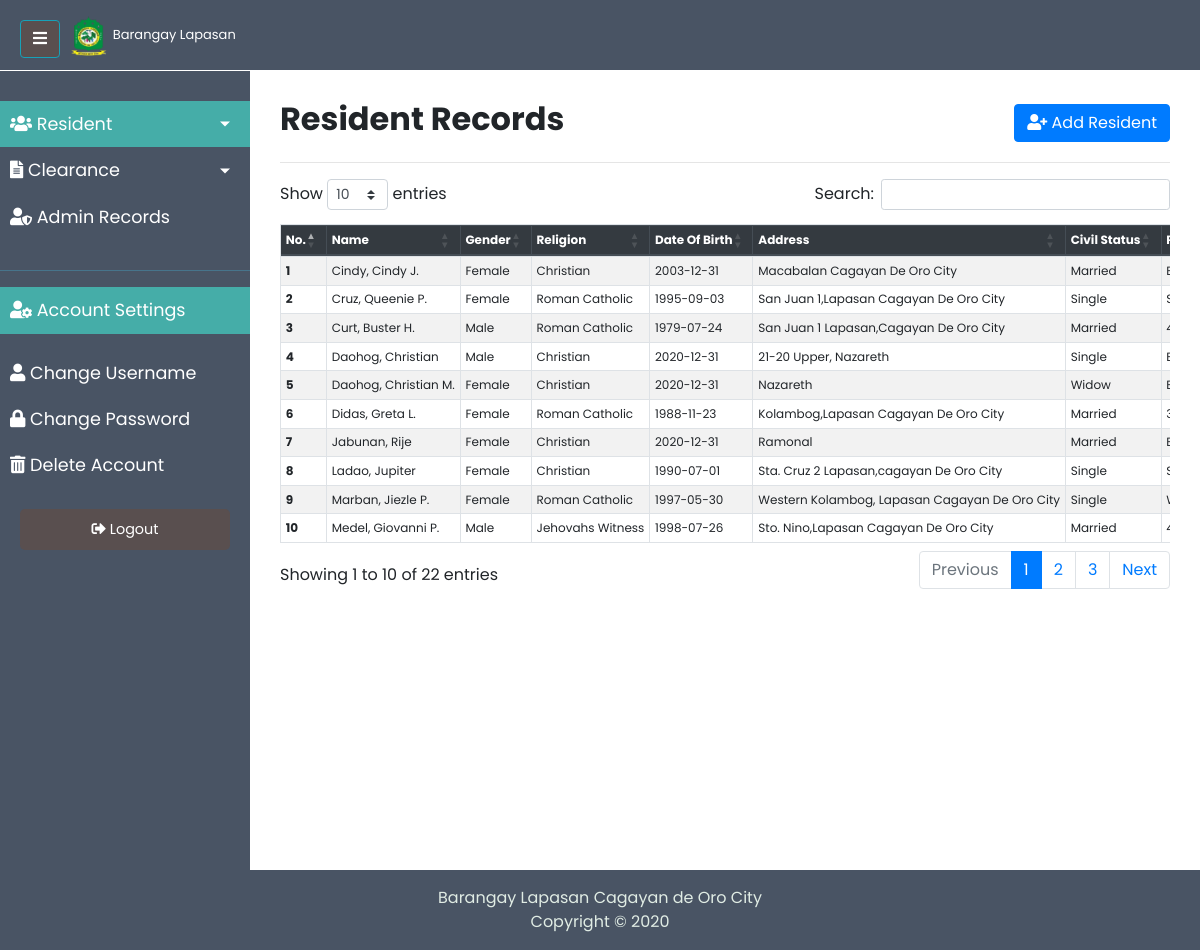
Screenshot of /resident_records.php (signed in) with the database file from the repository.
### tables this page shows
CREATE TABLE `resident` (
  `res_id` int(10) NOT NULL,
  `res_lname` varchar(255) NOT NULL,
  `res_fname` varchar(255) NOT NULL,
  `res_mname` varchar(255) DEFAULT NULL,
  `res_gender` char(10) NOT NULL,
  `res_religion` char(255) DEFAULT NULL,
  `res_DOB` date NOT NULL,
  `res_address` varchar(255) NOT NULL,
  `res_civilStatus` char(25) NOT NULL,
  `res_POB` varchar(255) DEFAULT NULL,
  `res_contactNumber` varchar(15) DEFAULT NULL,
  `is_archived` enum('1','0') NOT NULL DEFAULT '1'
);

### classes/Utilities/Dbh.class.php (called while the page is built, shortened)
<?php
class Dbh{
    private $servername = "localhost";
    private $username = "root";
    private $password = "";
    private $dbname = "barangay";
    protected function connect(){
        $conn = new \mysqli($this->servername, $this->username, $this->password, $this->dbname);
        return $conn;
    }
}
?>

### classes/Model/Resident.class.php (called while the page is built, shortened)
<?php
class Resident extends Dbh{
    protected function getAllResident(){
        $sql = "SELECT res_id as resident_id, res_lname as lastname, res_fname as firstname, res_mname as middlename, res_gender as gender, res_religion as religion, res_DOB as dob, res_address as address, res_civilStatus as civil_status, res_POB as pob, res_contactNumber as contact_number, is_archived as is_archived
        FROM `resident` where is_archived = '1' order by res_lname ASC";
        $result = $this->connect()->query($sql);
        return $result;
    }
}

### classes/Views/ResidentView.class.php (called while the page is built, shortened)
<?php
class ResidentView extends Resident{
    public function get_all_resident(){
        $result = $this->getAllResident();
        return $result;
    }
}
?>

### resident_records.php (the view, shortened to what this page needs)
<?php
include 'includes/templates/header.inc.php';
$resident = 'active';
?>
<?php include 'includes/templates/admin_nav.inc.php'; ?>
<div class="wrapper">
    <?php include 'includes/templates/admin_sidebar.inc.php'; ?>
    <div id="content">
        <div style="display: flex; justify-content: space-between; align-items:center;">
            <h2 class="record_header"><b>Resident Records</b></h2>
            <div class="add_button">
                <a href="add_resident_form.php" class="hidden-xs btn btn-primary show-text"><i class="fas fa-user-plus"></i> <span class="hide-text"> Add Resident</span> </a>
            </div>
        </div>
        <hr>
        <div>
            <div class="table-responsive">
                <table class="table nowrap table-striped table-bordered table-sm  table-hover table-font"
                    id="mydatatable" style="width:100%;">
                    <thead class="thead-dark">
                        <tr>
                            <th>No.</th>
                            <th>Name</th>
                            <th>Gender</th>
                            <th>Religion</th>
                            <th>Date Of Birth</th>
                            <th>Address</th>
                            <th>Civil Status</th>
                            <th>Place Of Birth</th>
                        </tr>
                    </thead>
                    <tbody>
                        <?php
                        $table = new ResidentView();
                        $result = $table->get_all_resident();
                        if ($result) {
                            if ($result->num_rows != 0) {
                                $ctr = 0;
                                while ($row =  $result->fetch_assoc()) {
                                    $middlename = !empty($row['middlename'])? strtoupper(substr($row['middlename'], 0, 1)) . '.' : '';
                                    echo "<tr>
                                        <th>" . ++$ctr . "</th>
                                        <td hidden>" . $row['resident_id'] . "</td>
                                        <td>" . ucfirst($row['lastname']) . ', ' . ucfirst($row['firstname']) . ' ' . $middlename .  "</td>
                                        <td>" . ucfirst($row['gender']) . "</td>
                                        <td>" . ucwords($row['religion']) . "</td>
                                        <td>" . $row['dob'] . "</td>
                                        <td>" . ucwords($row['address']) . "</td>
                                        <td>" . ucfirst($row['civil_status']) . "</td>
                                        <td>" . ucwords($row['pob']) . "</td>
                                        <td>" . $row['contact_number'] . "</td>
                                        <td>
                                        <a href='update_resident_form.php?resident_id=" . $row['resident_id'] . "' ><i class='text-warning fas fa-edit'></i></a> |
                                        <a href='resident_records.php?resident_id=" . $row['resident_id'] . "' ><i class='fa fa-trash text-danger' aria-hidden='true'></i></a> |
                                        <a href='select_clearance.php?resident_id=" . $row['resident_id'] . "' ><i class='text-info fas fa-id-card-alt'></i></a>
                                        </td>
                                    </tr>";
                                }
                            }
                        }
                        ?>
                    </tbody>
                </table>
            </div>
        </div>
    </div>
</div>
<?php
include 'includes/templates/footer.inc.php';
?>

### includes/templates/header.inc.php (shortened to what this page needs)
<!DOCTYPE html>
<html lang="en">
<head>
    <link rel="stylesheet" href="css/style.css">
    <link rel="stylesheet" href="https://cdn.datatables.net/1.10.21/css/dataTables.bootstrap4.min.css">
    <link rel="stylesheet" href="https://stackpath.bootstrapcdn.com/bootstrap/4.5.2/css/bootstrap.min.css"
>
    <link rel="stylesheet" href="https://use.fontawesome.com/releases/v5.14.0/css/all.css"
>
</head>
<body>

### includes/templates/admin_nav.inc.php (shortened to what this page needs)
<div id="nav" class="button-bar">
    <div>
        <button type="button" id="openTab" class="btn btn-info" style="margin: 20px 5px 20px 20px;">
        </button>
        <span style="font-size: 13px; color:white;"><img src="image/logo1.png" alt="logo" width="40"> Barangay Lapasan</span>
    </div>
</div>

### includes/templates/admin_sidebar.inc.php (shortened to what this page needs)
<nav id="sidebar" style="z-index:1;">
    <div class="button-bar" style="border-bottom:1px solid white; padding:0;">
        <button type="button" id="closeTab" class="btn btn-info" style="margin: 20px 5px 12px 20px;">
            <i class="fas fa-bars"></i>
        </button>
        <span style="font-size: 13px;"><img src="image/logo1.png" alt="logo" width="40"> Barangay Lapasan</span>
    </div>
    <ul class="list-unstyled components">
        <li class="<?= $resident ?? ''?>">
            <a href="#resident" data-toggle="collapse" aria-expanded="false" class="dropdown-toggle"><i
                    class="fas fa-users"></i> Resident</a>
        </li>
        <li class="<?= $clearance ?? ''?>">
            <a href="#clearance" data-toggle="collapse" aria-expanded="false" class="dropdown-toggle"><i
                    class="fas fa-file-alt"></i> Clearance</a>
        </li>
        <li class="<?= $accounts ?? ''?>">
            <a href="admin_accounts_record.php"><i class="fas fa-user-shield"></i> Admin Records</a>
        </li>
    </ul>
    <div>
        <p class="sidebar-header"><i class="fas fa-user-cog"></i> Account Settings</p>
    </div>
    <ul class="list-unstyled">
        <li class="<?= $change_uname ?? ''?>">
            <a href="change_username.php"><i class="fas fa-user"></i> Change Username</a>
        </li>
        <li class="<?= $change_pass ?? ''?>">
            <a href="change_password.php"><i class="fas fa-lock"></i> Change Password</a>
        </li>
        <li class="<?= $del_acc ?? ''?>">
            <a href="delete_account.php"><i class="fas fa-trash-alt"></i> Delete Account</a>
        </li>
        <li id="logout">
            <a href="transactions/logout.php"><i class="fas fa-sign-out-alt"></i> Logout</a>
        </li>
    </ul>
</nav>

### includes/templates/footer.inc.php (shortened to what this page needs)
</body>
    <footer class="p-3 text-center footer-bar ">
        Barangay Lapasan Cagayan de Oro City <br>
        Copyright &copy; 2020
    </footer>
</html>

### css/style.css (style rules this page uses)
* { font-family: 'Poppins', sans-serif; }
.wrapper { display: flex; width: 100%; align-items: stretch; }
#sidebar { min-width: 250px; max-width: 250px; background: #495464; color: #fff; transition: all 0.3s; }
#sidebar .sidebar-header { padding: 10px; background: #45ada8; font-size: 1.1em; }
#sidebar ul.components { padding: 30px 0; border-bottom: 1px solid #47748b; }
#sidebar ul li a { padding: 10px; font-size: 1.1em; display: block; color: #fff; }
#sidebar ul li.active>a, a[aria-expanded="true"] { color: #fff; background: #45ADA8; }
a[data-toggle="collapse"] { position: relative; }
.dropdown-toggle::after { display: block; position: absolute; top: 50%; right: 20px; transform: translateY(-50%); }
#logout { padding: 20px; }
#logout a { text-align: center; font-size: 0.9em !important; display: block; border-radius: 5px; background: #594F4F; margin-bottom: 5px; }
#content { width: 100%; min-height: 100vh; margin-top: 70px; padding:30px; overflow-x: scroll; }
#nav { position:absolute; width :100%; background-color: #495464; height:70px; z-index:0; display: flex; justify-content: space-between; align-items: center; }
.add_button { display: flex; justify-content:flex-end; }
.table-font { font-size: 12px; }
.button-bar button { background-color: #594f4f; color:white; }
.footer-bar { color:#e0ece4; display: float; left: 0; bottom: 0; background-color: #495464; width:100%; }

### rows the page displays
resident: res_lname "Cindy", res_fname "Cindy", res_mname "J.", res_gender "Female", res_religion "Christian", res_DOB "2003-12-31", res_address "Macabalan Cagayan De Oro City", res_civilStatus "Married"
resident: res_lname "Cruz", res_fname "Queenie", res_mname "P.", res_gender "Female", res_religion "Roman Catholic", res_DOB "1995-09-03", res_address "San Juan 1,Lapasan Cagayan De Oro City", res_civilStatus "Single"
resident: res_lname "Curt", res_fname "Buster", res_mname "H.", res_gender "Male", res_religion "Roman Catholic", res_DOB "1979-07-24", res_address "San Juan 1 Lapasan,Cagayan De Oro City", res_civilStatus "Married"
resident: res_lname "Daohog", res_fname "Christian", res_gender "Male", res_religion "Christian", res_DOB "2020-12-31", res_address "21-20 Upper, Nazareth", res_civilStatus "Single"
resident: res_lname "Daohog", res_fname "Christian", res_mname "M.", res_gender "Female", res_religion "Christian", res_DOB "2020-12-31", res_address "Nazareth", res_civilStatus "Widow"
resident: res_lname "Didas", res_fname "Greta", res_mname "L.", res_gender "Female", res_religion "Roman Catholic", res_DOB "1988-11-23", res_address "Kolambog,Lapasan Cagayan De Oro City", res_civilStatus "Married"
resident: res_lname "Jabunan", res_fname "Rije", res_gender "Female", res_religion "Christian", res_DOB "2020-12-31", res_address "Ramonal", res_civilStatus "Married"
resident: res_lname "Ladao", res_fname "Jupiter", res_gender "Female", res_religion "Christian", res_DOB "1990-07-01", res_address "Sta. Cruz 2 Lapasan,cagayan De Oro City", res_civilStatus "Single"
resident: res_lname "Marban", res_fname "Jiezle", res_mname "P.", res_gender "Female", res_religion "Roman Catholic", res_DOB "1997-05-30", res_address "Western Kolambog, Lapasan Cagayan De Oro City", res_civilStatus "Single"
resident: res_lname "Medel", res_fname "Giovanni", res_mname "P.", res_gender "Male", res_religion "Jehovahs Witness", res_DOB "1998-07-26", res_address "Sto. Nino,Lapasan Cagayan De Oro City", res_civilStatus "Married"
